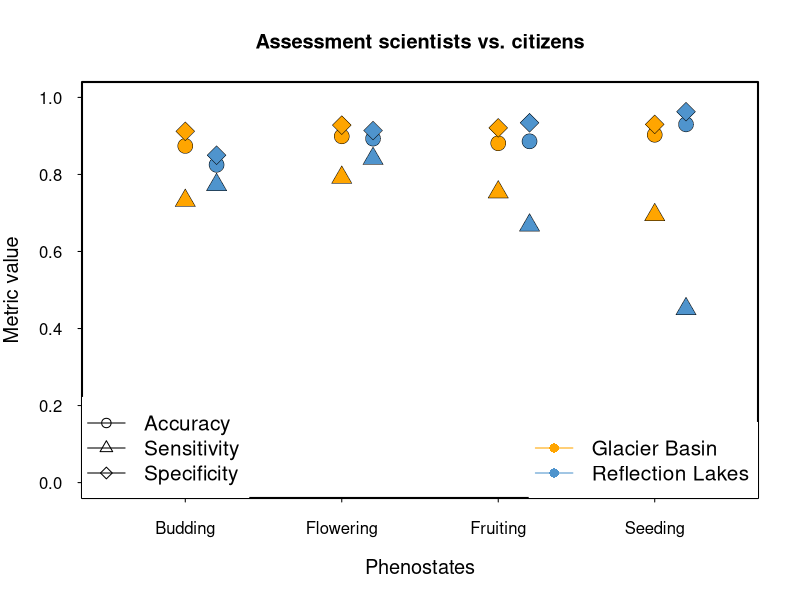
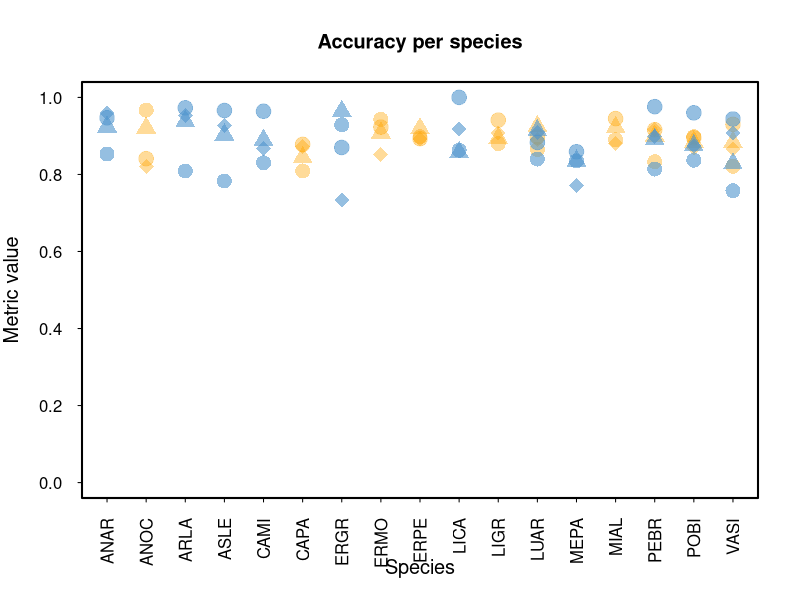
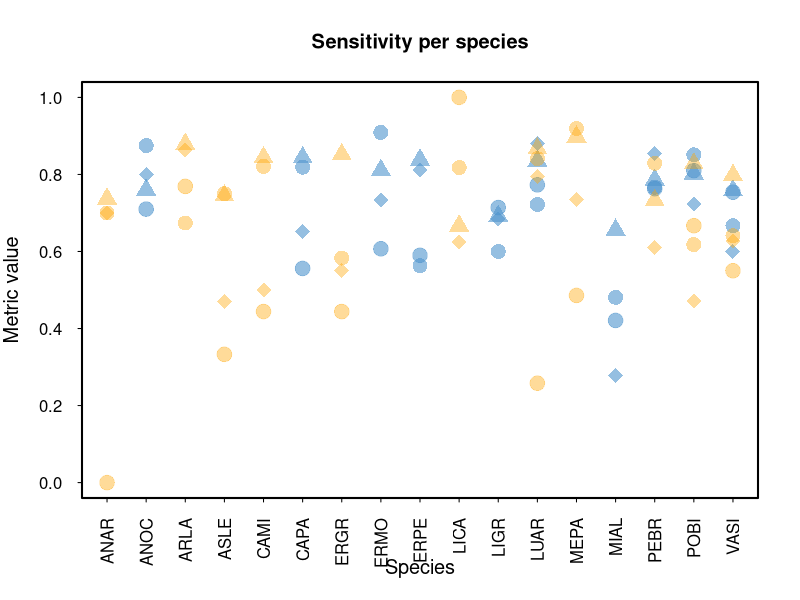
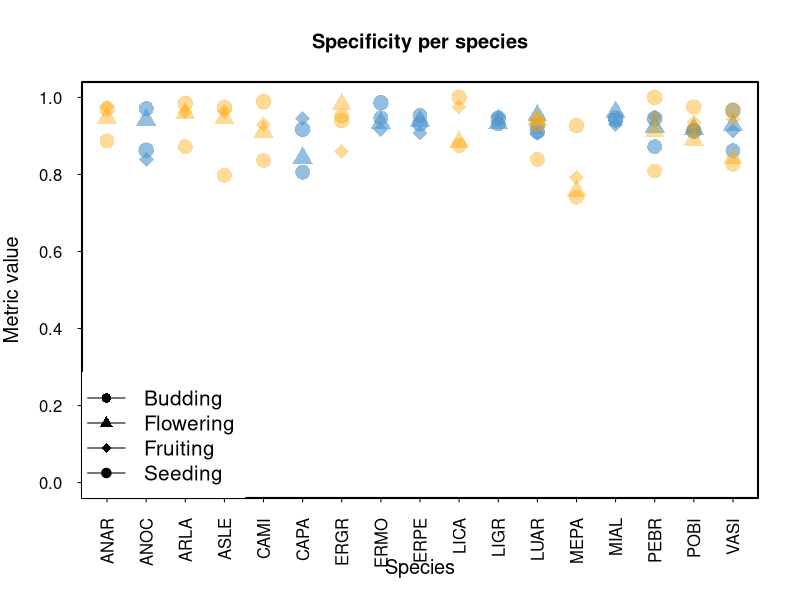
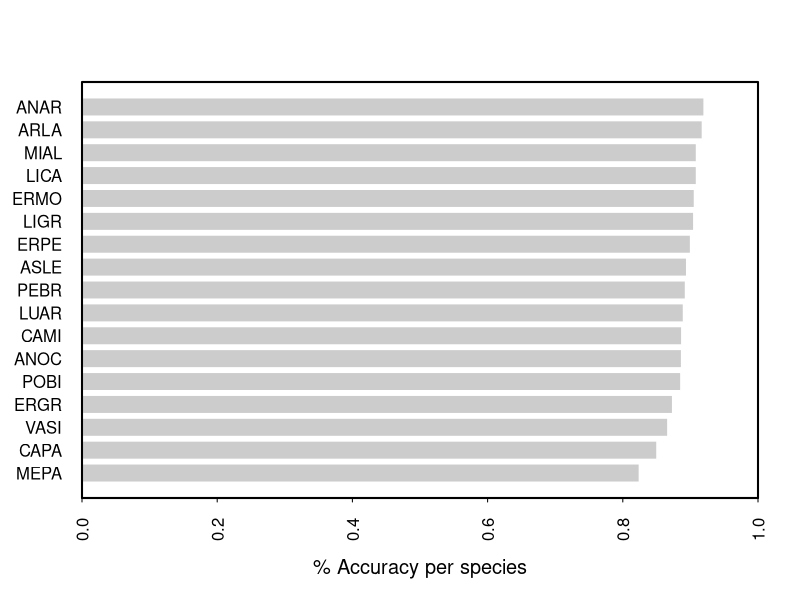
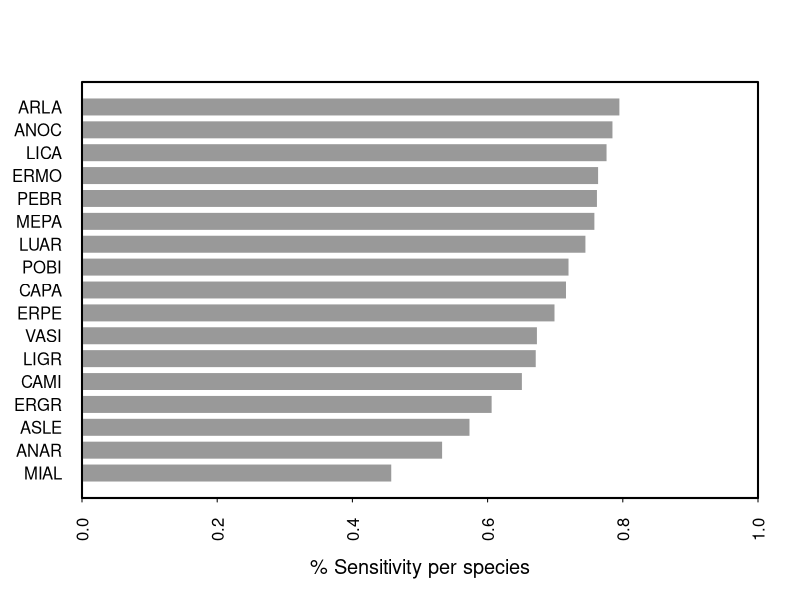
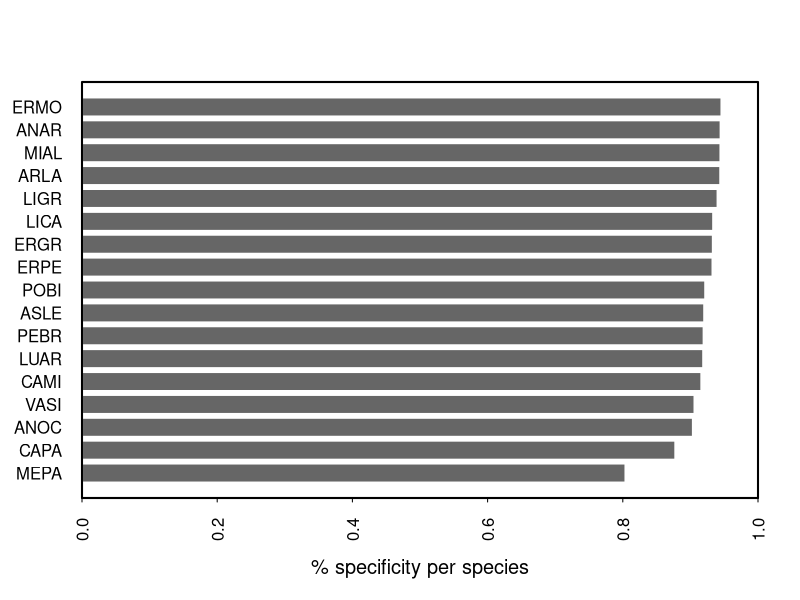

R code for these plots, in order:
############################DATA PAPER MEADOWATCH###################
###DATA COMPILED BY AJI JOHN
###FIGURES AND THIS ANALYSIS: RUBÉN D. MANZANEDO. APRIL 2021#########

###################PART 5######################

##Continuation of Figure 4: Data validation comparison of scientist vs. citizen scientists

#load accuracies data per phenostate and species
phenostates = read.csv('Accuracy per phenostate-trail.csv')
head(phenostates)

#graphical parameters
par(bty="o")
par(lwd=2)
par(tcl=-0.2)
par(las=1)
par(cex.lab=1.2)

#Figure 4a: metrics per phenostate
#set the x-axes values for plotting and a small offset for the different hikes
phenostates$Y = 1:4
phenostates$Y2 = phenostates$Y+0.2
#plot each phenostate
plot(accuracy.rl~Y, phenostates,
     pch=21,
     bg='orange',
     lwd=0.5,
     cex=2,
     ylim=c(0,1),
     xlim=c(0.5,4.5),
     main='Assessment scientists vs. citizens',
     axes=F,
     xlab='Phenostates',
     ylab='Metric value')
axis(1, labels=c('Budding','Flowering','Fruiting','Seeding'),
     at=c(1:4))
axis(2)
box()
points(accuracy.gb~Y2, phenostates,
       pch=21,
       bg='steelblue3',
       cex=2,
       lwd=0.5)

points(sensitivity.rl~Y, phenostates,
     pch=24,
     bg='orange',
     lwd=0.5,
     cex=2,
     ylim=c(0,1))
points(sensitivity.gb~Y2, phenostates,
       pch=24,
       bg='steelblue3',
       cex=2,
       lwd=0.5)

points(specificity.rl~Y, phenostates,
       pch=23,
       bg='orange',
       lwd=0.5,
       cex=2,
       ylim=c(0,1))
points(specificity.gb~Y2, phenostates,
       pch=23,
       bg='steelblue3',
       cex=2,
       lwd=0.5)
##add the legends
legend('bottomleft',
       legend=c('Accuracy', 'Sensitivity', 'Specificity'),
       pch=c(21,24,23),
       lwd=1,
       box.col='white',
       cex=1.25)
legend('bottomright',
       legend=c('Glacier Basin', 'Reflection Lakes'),
       col=c('orange','steelblue3'),
       pch=16,
       lwd=1,
       box.col='white',
       cex=1.25)

###Figure 4b: metrics per species
#load species data
species = read.csv('Accuracy per species.csv')
means = read.csv('Mean_metrics_per_species.csv')
head(species)
position.sp = as.numeric(as.factor(species$species))
pch.vector = length(species$phenostate)/4

color.orange = rgb(255/255,165/255,0/255,0.4)
color.blue = rgb(79/255,148/255,205/255,0.6)
#ACCURACIES
plot(accuracy.rl~position.sp, species,
     pch=rep(c(16,17,18,19), pch.vector),
     col=color.orange,
     lwd=0.5,
     cex=2,
     ylim=c(0,1),
     main='Accuracy per species',
     axes=F,
     xlab='Species',
     ylab='Metric value')
axis(1, labels=unique(species$species),
     at=unique(as.numeric(position.sp)),
     las=2)
axis(2)
box()
points(accuracy.gb~position.sp, species,
       pch=rep(c(16,17,18,19), pch.vector),
       col=color.blue,
       cex=2,
       lwd=0.5)



#SENSITIVITIES
plot(sensitivity.rl~position.sp, species,
     pch=rep(c(16,17,18,19), pch.vector),
     col=color.blue,
     lwd=0.5,
     cex=2,
     ylim=c(0,1),
     main='Sensitivity per species',
     axes=F,
     xlab='Species',
     ylab='Metric value')
axis(1, labels=unique(species$species),
     at=unique(as.numeric(position.sp)),
     las=2)
axis(2)
box()
points(sensitivity.gb~position.sp, species,
       pch=rep(c(16,17,18,19), pch.vector),
       col=color.orange,
       cex=2,
       lwd=0.5)

#SPECIFICITIES
plot(specificity.rl~position.sp, species,
     pch=rep(c(16,17,18,19), pch.vector),
     col=color.blue,
     lwd=0.5,
     cex=2,
     ylim=c(0,1),
     main='Specificity per species',
     axes=F,
     xlab='Species',
     ylab='Metric value')
axis(1, labels=unique(species$species),
     at=unique(as.numeric(position.sp)),
     las=2)
axis(2)
box()
points(specificity.gb~position.sp, species,
       pch=rep(c(16,17,18,19), pch.vector),
       col=color.orange,
       cex=2,
       lwd=0.5)
legend('bottomleft',
       legend=c('Budding', 'Flowering','Fruiting','Seeding'),
       pch=c(16,17,18,19),
       lwd=1,
       box.col='white',
       cex=1.25)

#ALTERNATIVE VERSION, SHOWING ONLY MEANS AS BARPLOTS? MAYBE WITH CIs?
means = read.csv('Mean_metrics_per_species.csv')
accura = subset(means, means$mean.metric=='acc')
sensi = subset(means, means$mean.metric=='sen')
speci = subset(means, means$mean.metric=='spe')

#order in ascending order
accura = accura[order(accura$value),]
sensi = sensi[order(sensi$value),]
speci = speci[order(speci$value),]


barplot(accura$value,
        horiz=T,
        xlim=c(0,1),
        names=accura$species,
        las=2,
        xlab='% Accuracy per species',
        col='grey80',
        border=F)
box()
   
barplot(sensi$value,
        horiz=T,
        xlim=c(0,1),
        names=sensi$species,
        las=2,
        xlab='% Sensitivity per species',
        col='grey60',
        border=F)
box()

barplot(speci$value,
        horiz=T,
        xlim=c(0,1),
        names=speci$species,
        las=2,
        xlab='% specificity per species',
        col='grey40',
        border=F)
box()
        
##END OF CODE
